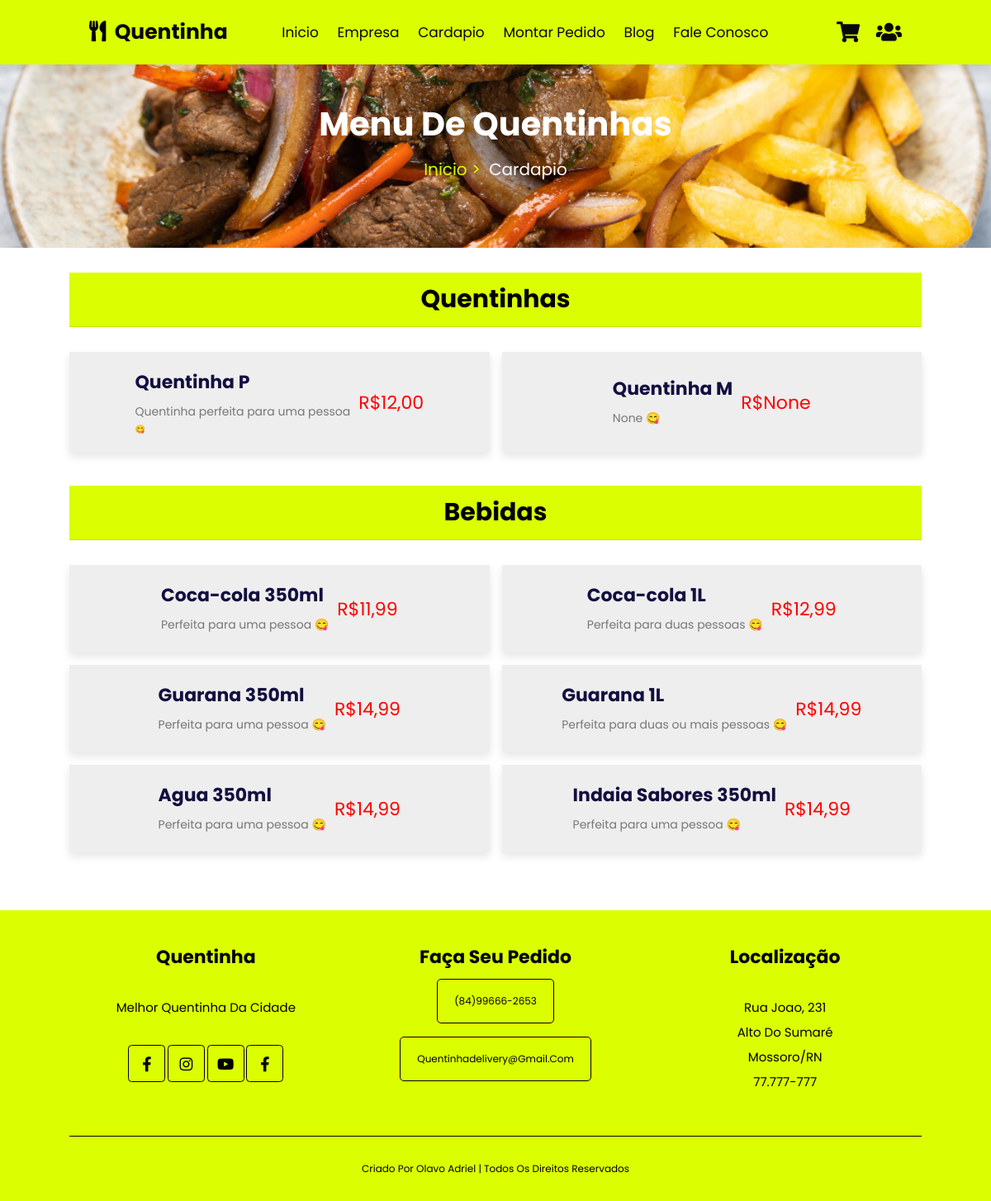
The app's page /cardapio/ with its own data.
### qdelivery/models.py (models this page shows, shortened)
class Dados(models.Model):
    logo = RichTextUploadingField()
    icone = RichTextUploadingField()
    nome = models.CharField(max_length=255)
    subtitulo = RichTextField(blank=True, null=True)
    frete = models.DecimalField(max_digits=10, decimal_places=2)
    cnpj = models.CharField(max_length=100)
    descricao = RichTextField()
    fone = models.CharField(max_length=70, blank=True, null=True)
    whatsapp = models.CharField(max_length=70)
    email = models.CharField(max_length=255)
    endereco = models.CharField(max_length=255, blank=True, null=True)
    numero = models.IntegerField(blank=True, null=True)
    bairro = models.CharField(max_length=255)
    estado = models.ForeignKey(Estado, on_delete=models.CASCADE)
    cidade = models.ForeignKey(Cidade, on_delete=models.CASCADE)
    cep = models.CharField(max_length=100)
    senha_email = models.CharField(max_length=255)
    usuario = models.ForeignKey(User, on_delete=models.CASCADE)
    ultima_atualizacao = models.DateTimeField(auto_now=True)
    tipo = models.CharField(max_length=70, blank=True, null=True)
    def formatar_wtt(self):
        if self.whatsapp:
            numero = self.whatsapp.replace(" ", "").replace("-", "").replace("(", "").replace(")", "")
            if len(numero) == 10:  # Ex: 8499666265
                return f"55{numero[:2]}{numero[2:]}"
            elif len(numero) == 11:  # Ex: 84996626265
                return f"55{numero[:2]}{numero[2:]}"
            else:
                return numero
        return ""

class Produtos(models.Model):
    titulo = models.CharField(max_length=255)
    capa = RichTextUploadingField()
    valor = models.DecimalField(max_digits=10, decimal_places=2,blank=True, null=True)
    descricao = RichTextField(blank=True, null=True)
    usuario = models.ForeignKey(User, on_delete=models.CASCADE)

class Cidade(models.Model):
    estado = models.ForeignKey(Estado, on_delete=models.CASCADE, related_name='cidades', null=True, blank=True)
    nome = models.CharField(max_length=75, blank=True, null=True)
    uf = models.CharField(max_length=5, blank=True, null=True)

### qdelivery/views.py (the view)
# urls.py: path('cardapio/', views.cardapio),
def cardapio(request):
    dados = get_object_or_404(Dados, id=1)
    produtos = Produtos.objects.all()
    return render(request, "menu.html", {'dados': dados, 'produtos': produtos})

### qdelivery/templates/menu.html (shortened to what this page needs)
{% extends "base.html" %}
{% load static %}
{% block content %}
<div class="topo-pagina">
    <h1>Menu de Quentinhas</h1>
    <p><a href="/" title="sobre nós">Inicio ></a> Cardapio </p>
</div>
<section class="menu">
    <div class="swiper menu-slider">
        <div class="swiper-wrapper">
            <div class="swiper-slide slider">
                <h3 class="titulo"> Quentinhas</h3>
                <div class="box-container">
                     {% for produto in produtos %}
                    <div class="box" data-name="{{produto.id}}">
                        <div class="info">
                            <h3>{{produto.titulo}}</h3>
                            <p>{{produto.descricao|safe}} 😋</p>
                        </div>
                        <div class="valor">R${{produto.valor}}</div>
                    </div>
                    {% endfor %}
                </div>
            </div>
            <div class="swiper-slide slider">
                <h3 class="titulo"> Bebidas</h3>
                <div class="box-container">
                    <div class="box" data-name="quentinha">
                        <div class="info">
                            <h3>Coca-cola 350ml</h3>
                            <p>Perfeita para uma pessoa 😋</p>
                        </div>
                        <div class="valor">R$11,99</div>
                    </div>
                    <div class="box" data-name="quentinha">
                        <div class="info">
                            <h3>Coca-cola 1L</h3>
                            <p>Perfeita para duas pessoas 😋</p>
                        </div>
                        <div class="valor">R$12,99</div>
                    </div>
                    <div class="box" data-name="quentinha">
                        <div class="info">
                            <h3>Guarana 350ml</h3>
                            <p>Perfeita para uma pessoa 😋</p>
                        </div>
                        <div class="valor">R$14,99</div>
                    </div>
                    <div class="box" data-name="quentinha">
                        <div class="info">
                            <h3>Guarana 1L</h3>
                            <p>Perfeita para duas ou mais pessoas 😋</p>
                        </div>
                        <div class="valor">R$14,99</div>
                    </div>
                    <div class="box" data-name="quentinha">
                        <div class="info">
                            <h3>Agua 350ml</h3>
                            <p>Perfeita para uma pessoa 😋</p>
                        </div>
                        <div class="valor">R$14,99</div>
                    </div>
                    <div class="box" data-name="quentinha">
                        <div class="info">
                            <h3>Indaia Sabores 350ml</h3>
                            <p>Perfeita para uma pessoa 😋</p>
                        </div>
                        <div class="valor">R$14,99</div>
                    </div>
                </div>
            </div>
        </div>
    </div>
</section>
{% endblock %}

### qdelivery/templates/base.html (shortened to what this page needs)
{% load static %}
<!DOCTYPE html>
<html lang="pt-br">
<head>
    <link rel="stylesheet" href="https://cdnjs.cloudflare.com/ajax/libs/font-awesome/5.15.4/css/all.min.css">
    <link rel="stylesheet" href="https://cdn.jsdelivr.net/npm/swiper@10/swiper-bundle.min.css" />
    <link rel="stylesheet" href="{% static 'css/style.css' %}">
</head>
<body>
<header class="topo-site">
    <a href="" class="logo">
        <i class="fa fa-utensils"></i>
       {{dados.nome}}
    </a>
    <nav class="menu-site">
        <a href="/">Inicio</a>
        <a href="/empresa">Empresa</a>
        <a href="/cardapio">Cardapio</a>
        <a href="">Montar pedido</a>
        <a href="/blog">Blog</a>
        <a href="/contatos">Fale conosco</a>
    </nav>
    <div class="icons">
        <div id="cart" class="fa fa-shopping-cart"></div>
        <div id="login" class="fa fa-users"></div>
    </div>
</header>
<main>
    {% block content %}
    {% endblock %}
</main>
<section class="rodape">
    <div class="box-container">
        <div class="box">
            <h3>{{dados.nome}}</h3>
            <p>Melhor quentinha da cidade</p>
            <div class="rede-sociais">
                <a href="" class="fab fa-facebook-f"></a>
                <a href="//www.instagram.com/quentinhadelivery0" class="fab fa-instagram"></a>
                <a href="" class="fab fa-youtube"></a>
                <a href="" class="fab fa-facebook-f"></a>
            </div>
        </div>
        <div class="box">
            <h3>Faça seu pedido</h3>
            <a class="link" title="WhatsApp" href="//api.whatsapp.com/send/?phone={{dados.formatar_wtt}}&text=Olá gostaria+de+fazer+um+pedido%21&type=phone_number&app_absent=0">{{ dados.fone}} </a><br><br>
            <a class="link" href="mailto:quentinhadelivery@gmail.com" title="quentinhadelivery@gmail.com">quentinhadelivery@gmail.com</a>
        </div>
        <div class="box">
            <h3>Localização</h3>
            <p>
                {{dados.endereco}}, {{dados.numero}} <br>
               {{ dados.bairro}} <br>
                {{dados.cidade.nome}}/{{dados.cidade.uf}} <br>
                {{ dados.cep}}
            </p>
        </div>
    </div>
    <div class="direitos">
        Criado por <span> Olavo Adriel </span> | Todos os direitos reservados
    </div>
</section>
</body>
</html>

### qdelivery/templates/assets/css/style.css (style rules this page uses)
:root { --yellow_qd: #DBFF00; }
* { font-family: "Poppins", sans-serif; margin: 0; padding: 0; box-sizing: border-box; outline: none; text-decoration: none; border: none; text-transform: capitalize; transform: .2s linear; }
html { font-size:62.5%; overflow-x: hidden; scroll-behavior: smooth; }
section { padding: 3rem 7%; }
.titulo { font-size: 2.8rem; color:#130f40; padding:1.2rem; text-align: center; border-bottom: .1rem solid rgba(0, 0, 0, 0.1); }
.topo-pagina { background:url(../img/topo-paginas/marmita_topo.jpg); background-size: cover; background-position: center; text-align: center; padding-top: 12rem; padding-bottom: 8rem; }
.topo-pagina h1 { color:#fff; font-size: 4rem; }
.topo-pagina p { padding-top: 1rem; font-size: 2rem; color: #fff; }
.topo-pagina a { color: var(--yellow_qd); padding-right: .5rem; }
.topo-site { display: flex; position: fixed; top: 0; left: 0; right: 0; align-items: center; justify-content: space-between; padding: 2rem 9%; z-index: 1000; background: #DBFF00; box-shadow: 0 0.5rem 1rem rgba(0, 0, 0, 0.1); }
.topo-site .logo { font-size:2.5rem; color:#080808; font-weight: bolder; }
.topo-site .logo i { color:rgb(0, 0, 0); padding-right: .5rem; }
.topo-site .menu-site a { color: rgb(7, 7, 7); font-size: 1.7rem; margin: 0 1rem; }
.topo-site .icons div { color: #080808; font-size: 2.5rem; margin-left: 1.7rem; cursor: pointer; }
.rodape { background: var(--yellow_qd); text-align: center; }
.rodape .box-container { display: grid; grid-template-columns: repeat(auto-fit,minmax(30rem, 1fr)); gap: 2rem; }
.rodape .box-container .box h3 { font-size: 2.2rem; text-transform: capitalize; padding: 1rem 0; }
.rodape .box-container .box p { font-size: 1.5rem; padding: 2rem 0; line-height: 2; }
.rodape .box-container .box .rede-sociais { margin-top: 1rem; }
.rodape .box-container .box .rede-sociais a { border-radius: 10%; color: black; width: 4.5rem; height: 4.5rem; line-height: 4.5rem; text-align: center; font-size: 1.8rem; border: .1rem solid black; }
.rodape .box-container .box .link { line-height:1 ; padding: 2rem; font-size: 1.2rem; text-decoration: none; border: 1px solid #000; border-radius: 5px; ; color: #000; display: inline-block; ; }
.rodape .direitos { font-size: 1.2rem; text-align: center; margin-top: 3rem; padding-top: 3rem; text-transform: capitalize; border-top: .1rem solid black; }
.menu .slider .titulo { padding: 1rem; font-size: 3rem; color: rgb(0, 0, 0); background-color: var(--yellow_qd); margin-bottom: 3rem; text-align: center; }
.menu .slider .box-container { display: flex; flex-wrap: wrap; gap: 1.5rem; padding-bottom: 4rem ; }
.menu .slider .box-container .box { display: flex; align-items: center; justify-content: center; flex:1 1 38rem; gap: 1rem; background-color: #eee; padding: 2rem; box-shadow: 0 .5rem 1rem rgba(0, 0, 0, 0.1); }
.menu .slider .box-container .box h3 { font-size: 2.2rem; color: #130f40; padding-bottom: .5rem; text-transform: none; }
.menu .slider .box-container .box .valor { font-size: 2.2rem; color: red; }
.menu .slider .box-container .box p { font-size: 1.4rem; color: #777; line-height: 2; text-transform: none; }

### records on screen
Dados: nome "Quentinha", fone "(84)99666-2653", endereco "Rua Joao", numero "231", bairro "Alto Do Sumaré", cidade.nome "Mossoro", cidade.uf "RN", cep "77.777-777"
Produtos: titulo "Quentinha P", descricao "Quentinha perfeita para uma pessoa", valor "12,00"
Produtos: titulo "Quentinha M", descricao "None", valor "None"
